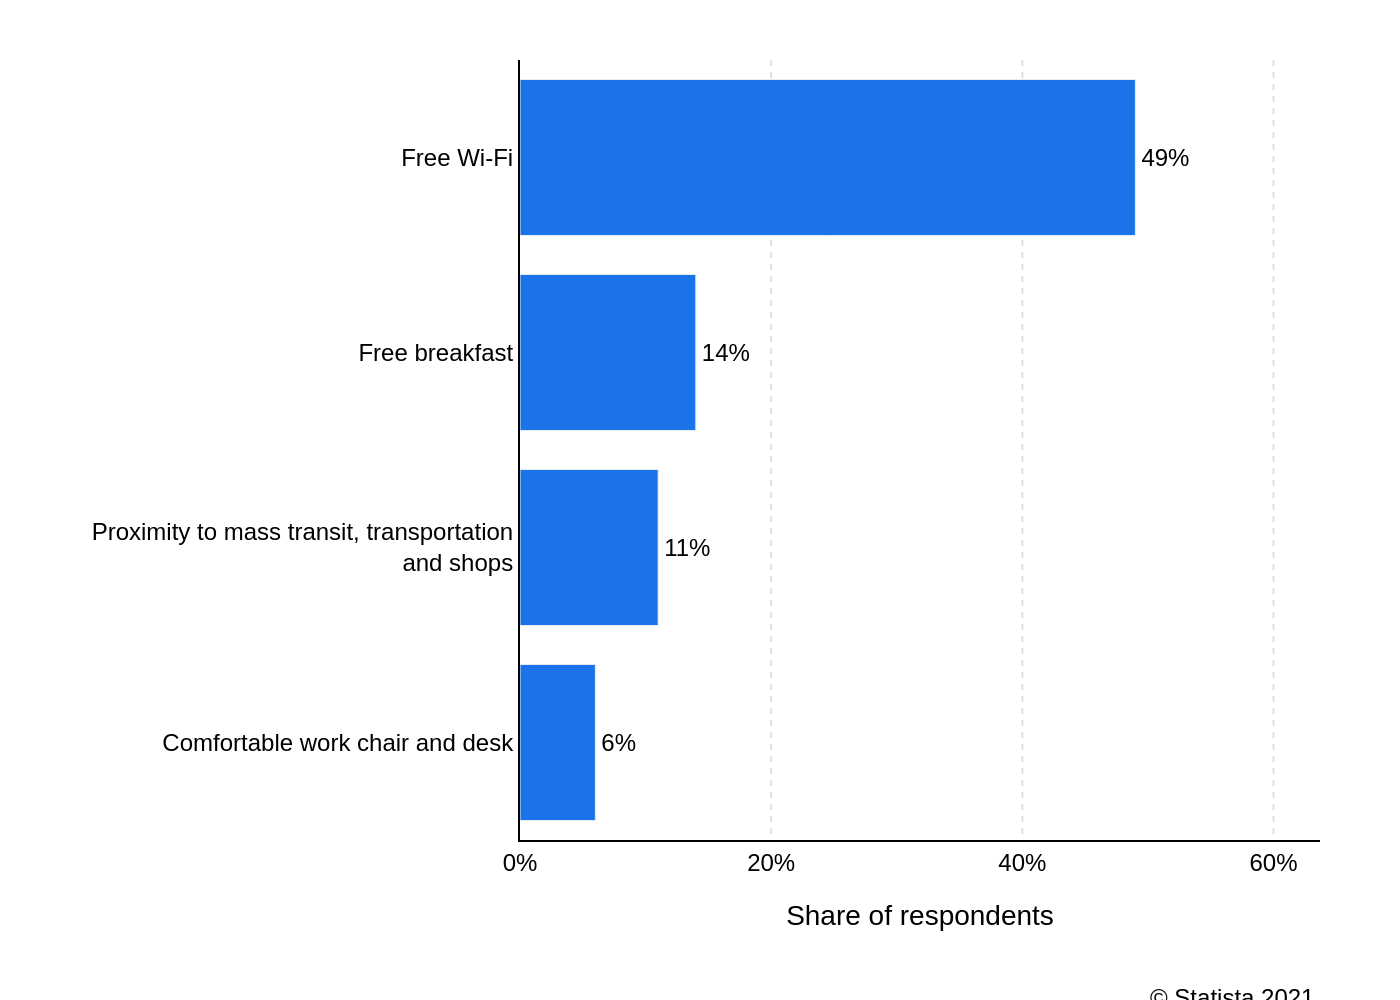

The Python source for this figure:
import sys
import json
import os
import plotly.graph_objects as go

if len(sys.argv) != 2:
    print("Usage: python script.py <path_to_json_file>")
    sys.exit(1)

json_path = sys.argv[1]

try:
    with open(json_path, 'r', encoding='utf-8') as f:
        data = json.load(f)
except FileNotFoundError:
    print(f"Error: JSON file not found at {json_path}")
    sys.exit(1)
except json.JSONDecodeError:
    print(f"Error: Could not decode JSON from {json_path}")
    sys.exit(1)

chart_data = data.get('chart_data', [])
texts = data.get('texts', {})
colors = data.get('colors', [])

categories = [item.get('category') for item in chart_data]
values = [item.get('value') for item in chart_data]

fig = go.Figure()

fig.add_trace(go.Bar(
    y=categories,
    x=values,
    orientation='h',
    marker=dict(color=colors[0] if colors else '#1A73E8'),
    text=[f'{v}%' for v in values],
    textposition='outside',
    textfont=dict(size=12, color='black'),
    cliponaxis=False,
    hoverinfo='none'
))

fig.update_layout(
    font=dict(family="Arial", size=12, color="black"),
    plot_bgcolor='white',
    margin=dict(l=260, r=40, t=30, b=80),
    showlegend=False,
    xaxis=dict(
        title=texts.get('x_axis_title'),
        range=[0, max(values) * 1.3 if values else 100],
        ticksuffix='%',
        showgrid=True,
        gridcolor='#e0e0e0',
        griddash='dot',
        zeroline=False,
        showline=True,
        linewidth=1,
        linecolor='black'
    ),
    yaxis=dict(
        autorange='reversed',
        showgrid=False,
        showline=True,
        linewidth=1,
        linecolor='black'
    ),
    annotations=[
        dict(
            text=texts.get('source'),
            showarrow=False,
            xref="paper",
            yref="paper",
            x=1.0,
            y=-0.18,
            xanchor='right',
            yanchor='top',
            align='right',
            font=dict(size=12)
        )
    ]
)

base_filename = os.path.splitext(os.path.basename(json_path))[0]
output_filename = f"{base_filename}.png"

fig.write_image(output_filename, scale=2)

print(f"Chart saved to {output_filename}")
